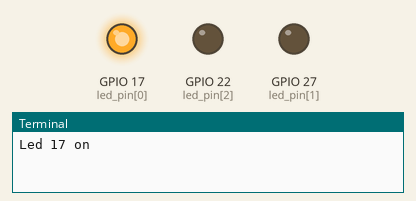
This program was run on a simulated Raspberry Pi (BCM pin numbers). Parts: output pins drawn as LEDs (lit = HIGH), the last lines printed to the terminal.

Above: at 0.5 s.
At 2.5 s:
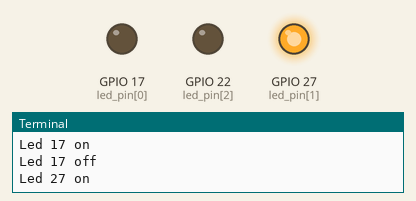
At 4.5 s:
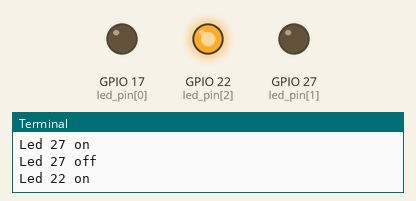
At 5.5 s:
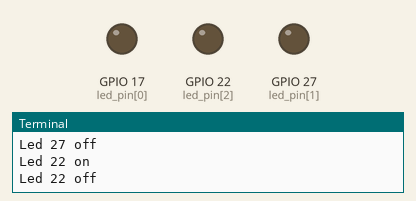
Timing chart, 0 to 7.8 s (numbered marks = the images above):
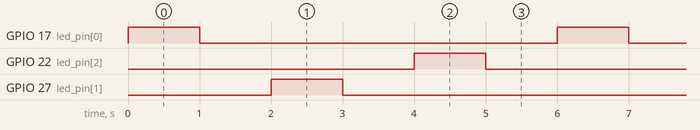

Measured:
- by itself, GPIO 17 (led_pin[0]), GPIO 22 (led_pin[2]), GPIO 27 (led_pin[1]): alternates HIGH for 1.0 s and LOW for 5.0 s
- by itself, everything shown: repeats every 6.0 s, in 6 steps

The program:

001_2_2_gpio_output3_2.py
```python
'''
3개의 led 제어
gpio17, 27, 22에 led 연결
1초 단위로 순차적으로 점멸
Ctrl+C 누르면 프로그램 종료
'''
import RPi.GPIO as GPIO
import time

led_pin = [17, 27, 22]

GPIO.setmode(GPIO.BCM)

GPIO.setup(led_pin, GPIO.OUT)

try :       # 개발자가 작성하고자 하는 목적 코드들
    while True :
        for pin in led_pin:
            GPIO.output(pin, True)
            print(f'Led {pin} on')

            time.sleep(1.0)

            GPIO.output(pin, False)
            print(f'Led {pin} off')
            time.sleep(1.0)

except KeyboardInterrupt :  # Ctrl+C 누르면 KeyboardInterrupt 예외 발생
    print("Key interrupt")
except :    # 오류로 인해 종려하는 경우
    pass    # 오류 처리 코드
finally :   # 종료하는  모든 경우(정상/오류로 인한 종료)에 실행되는 코드
    GPIO.cleanup()
print('Program end')
```
